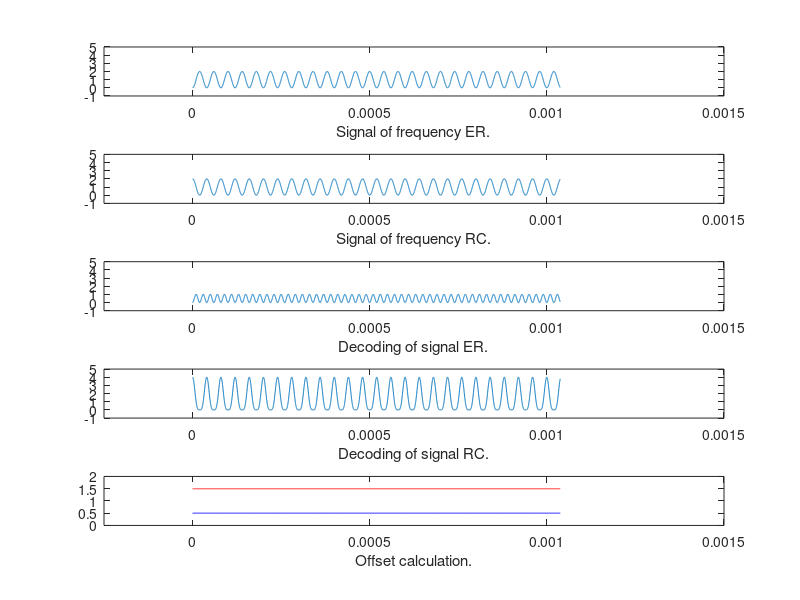

Reproduce this figure in MATLAB.
% https://www.allaboutcircuits.com/technical-articles/digital-signal-processing-in-scilab-how-to-decode-an-fsk-signal/
% mducng, SoC team, G2touch
% For MPP2.0: Erase or Right click
%%%%%%%%%%%%%%%%%%%%%%%%%%%%%%%%%%%%%%%%%%%%%%%%%%%%%%%%%%%%%%%%%%%%%%%%%%%
clc; clear;
close all;
fbase            =  25007;
f1               =  25007;
Fs               =  4000000;
SamplesPerSymbol =  1038*4; % 1038*10^(-6)*Fs = 1038*4 (1038 is from spec)
n                =  0:(SamplesPerSymbol-1);
t                =  n*1/Fs;
%%%%%%%%%%%%%%%%%%%%%%%%%%%%%%%%%%%%%%%%%%%%%%%%%%%%%%%%%%%%%%%%%%%%%%%%%%%
SymbolBase       =  1+cos(2*pi*fbase*t);
SignalER         =  1+cos(2*pi*f1*t + pi);
SignalRC         =  1+cos(2*pi*f1*t);
%%%%%%%%%%%%%%%%%%%%%%%%%%%%%%%%%%%%%%%%%%%%%%%%%%%%%%%%%%%%%%%%%%%%%%%%%%%
tRx              = (0:length(SignalER)-1)*1/Fs;
DecodingER       = SignalER .* SymbolBase;
DecodingRC       = SignalRC .* SymbolBase;
%%%%%%%%%%%%%%%%%%%%%%%%%%%%%%%%%%%%%%%%%%%%%%%%%%%%%%%%%%%%%%%%%%%%%%%%%%%
for k=1:(length(DecodingER)/SamplesPerSymbol)
    SymbolOffsets_ER((((k-1)*SamplesPerSymbol)+1):k*(SamplesPerSymbol))	= ...
        mean(DecodingER((((k-1)*SamplesPerSymbol)+1):k*(SamplesPerSymbol)));
end
for k=1:(length(DecodingRC)/SamplesPerSymbol)
    SymbolOffsets_RC((((k-1)*SamplesPerSymbol)+1):k*(SamplesPerSymbol))	= ...
        mean(DecodingRC((((k-1)*SamplesPerSymbol)+1):k*(SamplesPerSymbol)));
end
%%%%%%%%%%%%%%%%%%%%%%%%%%%%%%%%%%%%%%%%%%%%%%%%%%%%%%%%%%%%%%%%%%%%%%%%%%%
%figure;
subplot(5,1,1);
plot(t, SignalER);
axis([-1000*1/Fs 6000*1/Fs -1 5]);
xlabel('Signal of frequency ER.');

subplot(5,1,2);
plot(t, SignalRC);
axis([-1000*1/Fs 6000*1/Fs -1 5]);
xlabel('Signal of frequency RC.');

subplot(5,1,3);
plot(tRx,DecodingER);
axis([-1000*1/Fs 6000*1/Fs -1 5]);
xlabel("Decoding of signal ER.");

subplot(5,1,4);
plot(tRx,DecodingRC);
axis([-1000*1/Fs 6000*1/Fs -1 5]);
xlabel("Decoding of signal RC.");

subplot(5,1,5);
plot(tRx,SymbolOffsets_ER,'-b',tRx,SymbolOffsets_RC,'-r')
axis([-1000*1/Fs 6000*1/Fs 0 2]);
xlabel("Offset calculation.");

%subplot(2,1,2);
%plot(tRx,SymbolOffsets_One)
%axis([-1000*1/Fs 7000*1/Fs -100 6000]);
%xlabel("Offset One calculation.");